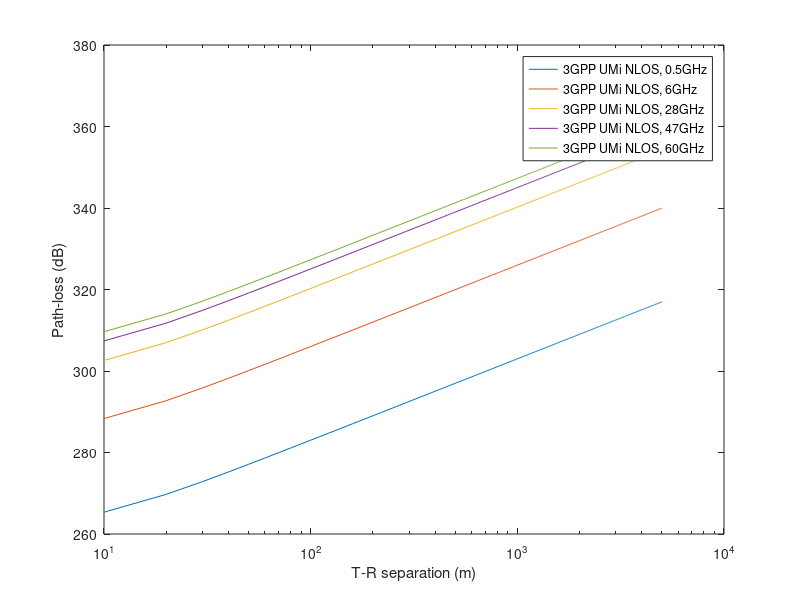

This figure's MATLAB source:
clear 

%% a path-loss simulation of 3GPP UMi NLOS

% Constant
umi_los_sf_std_3gpp =7.82; % 3GPP TR 38.901 shadow fading standard deviation.
h_bs = 10; % Transmitter height 
h_ue = 1.5; % User device height
c = 3e8; % light speed
monte_num_trail = 1000;

% compute path-loss

d2D = 10:10:5000;
fc = [0.5e9, 6e9, 28e9, 47e9, 60e9];
pl_umi_nlos_3gpp = zeros(length(fc), length(d2D));
for fc_idx = 1:length(fc)
    curr_fc = fc(fc_idx); 
    for d2D_idx = 1:length(d2D)
        curr_d2D = d2D(d2D_idx); 
        curr_d3D = sqrt(curr_d2D^2 + (h_bs-h_ue)^2); 
        d_bp = 4*(h_bs-1)*(h_ue-1)*curr_fc/c; 
        for monte_idx = 1:monte_num_trail 
            pl_umi_nlos_3gpp_monte(fc_idx, d2D_idx) = 35.3 + 22.4 + 21.3*log10(curr_fc) + 20*log10(curr_d3D) - 0.3*(h_ue - 1.5);
        end
        pl_umi_nlos_3gpp(fc_idx,d2D_idx) = mean(pl_umi_nlos_3gpp_monte(fc_idx,d2D_idx,:)); 
    end
end

%figure
for fc_idx = 1:length(fc)
    semilogx(d2D, pl_umi_nlos_3gpp(fc_idx,:)); hold on;
end
legend('3GPP UMi NLOS, 0.5GHz', '3GPP UMi NLOS, 6GHz', '3GPP UMi NLOS, 28GHz', '3GPP UMi NLOS, 47GHz', '3GPP UMi NLOS, 60GHz');
xlabel('T-R separation (m)'); ylabel('Path-loss (dB)')
